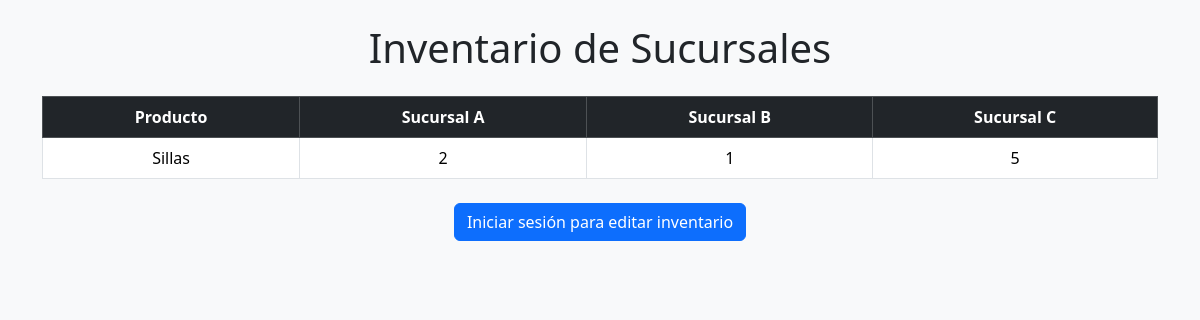
Before: / with the older database file.
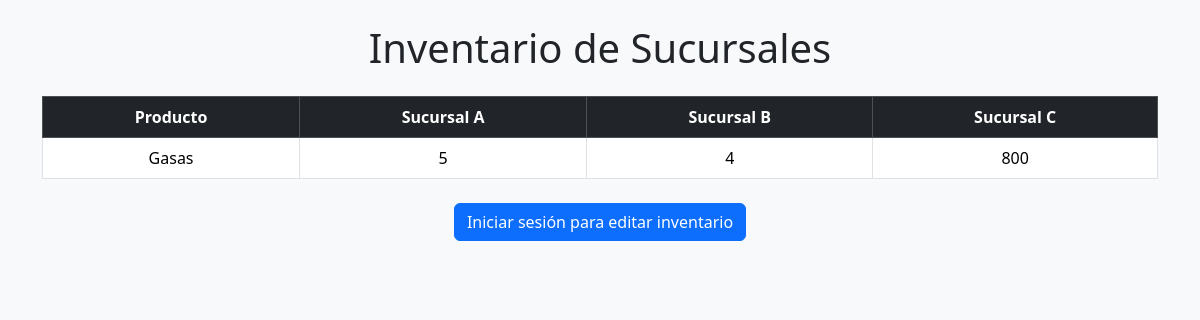
After: the same page with the newer database file.
### tables this page shows
CREATE TABLE productos (
            id INTEGER PRIMARY KEY AUTOINCREMENT,
            nombre TEXT NOT NULL,
            unidad TEXT,
            stock_minimo INTEGER DEFAULT 0,
            ubicacion TEXT,
            sucursal_a INTEGER DEFAULT 0,
            sucursal_b INTEGER DEFAULT 0,
            sucursal_c INTEGER DEFAULT 0
        );

### app.py (the view)
@app.route('/')
def index():
    conn = get_db()
    productos = conn.execute("SELECT * FROM productos").fetchall()
    return render_template("index.html", productos=productos)

### app.py (called while the page is built)
def get_db():
    conn = sqlite3.connect("inventario.db")
    conn.row_factory = sqlite3.Row
    return conn

### templates/index.html (shortened to what this page needs)
<!DOCTYPE html>
<html lang="es">
<head>
  <link href="https://cdn.jsdelivr.net/npm/bootstrap@5.3.3/dist/css/bootstrap.min.css" rel="stylesheet">
</head>
<body class="bg-light">
  <div class="container py-4">
    <h1 class="text-center mb-4">Inventario de Sucursales</h1>
    <table class="table table-bordered table-hover text-center bg-white">
      <thead class="table-dark">
        <tr>
          <th>Producto</th>
          <th>Sucursal A</th>
          <th>Sucursal B</th>
          <th>Sucursal C</th>
        </tr>
      </thead>
      <tbody>
        {% for p in productos %}
        <tr>
          <td>{{ p.nombre }}</td>
          <td>{{ p.sucursal_a }}</td>
          <td>{{ p.sucursal_b }}</td>
          <td>{{ p.sucursal_c }}</td>
        </tr>
        {% endfor %}
      </tbody>
    </table>
    <div class="text-center mt-4">
      <a href="/login" class="btn btn-primary">Iniciar sesión para editar inventario</a>
    </div>
  </div>
</body>
</html>

Changed rows visible on the page:
removed productos: nombre "Sillas", sucursal_a "2", sucursal_b "1", sucursal_c "5"
added productos: nombre "Gasas", sucursal_a "5", sucursal_b "4", sucursal_c "800"
